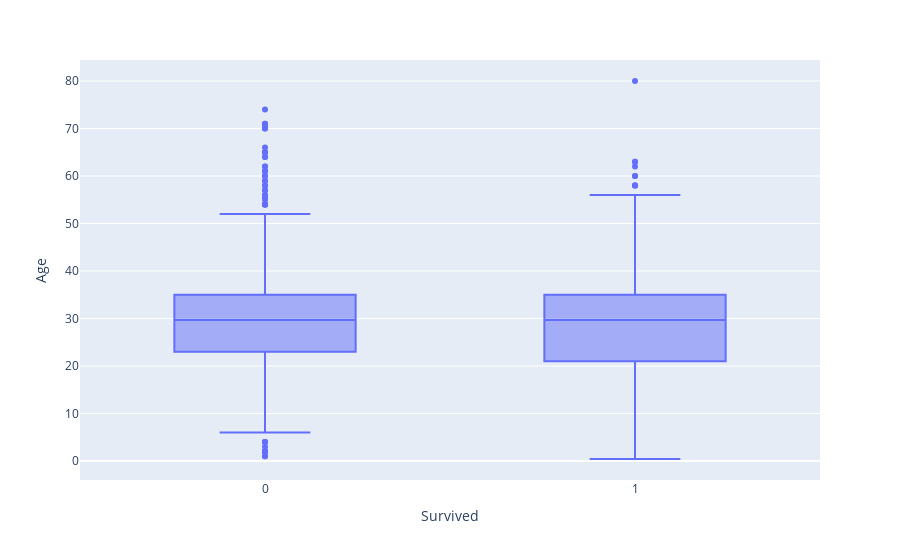

Source (notebook cell):
### Code cell
fig = px.box(df, x='Survived', y='Age')
fig.show()

### Figure 1 — Plotly figure (JSON) as saved in the notebook; plotly's stock layout.template omitted (floating-point values rounded to 4 significant figures; data arrays with more than 128 entries replaced by an {"elided": "..."} marker saying what was removed)
{"data": [{"alignmentgroup": "True", "hovertemplate": "Survived=%{x}<br>Age=%{y}<extra></extra>", "legendgroup": "", "marker": {"color": "#636efa"}, "name": "", "notched": false, "offsetgroup": "", "orientation": "v", "showlegend": false, "type": "box", "x": {"elided": "889 int values"}, "x0": " ", "xaxis": "x", "y": {"elided": "889 float values"}, "y0": " ", "yaxis": "y"}], "layout": {"boxmode": "group", "legend": {"tracegroupgap": 0}, "margin": {"t": 60}, "xaxis": {"anchor": "y", "domain": [0, 1], "title": {"text": "Survived"}}, "yaxis": {"anchor": "x", "domain": [0, 1], "title": {"text": "Age"}}}}
